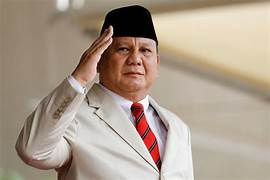
#> input picture 1207070067_Moh Husni Nasrul Haq/prabowo.jpeg, 270 x 180 px
$ python '7.2. HPF.py'   (older library calls are emulated)
#> lines starting #> are read from the running program, lines starting #| are printed output that depends on the picture
import matplotlib.pyplot as plt #mengimport library untuk menghasilkan grafik
import numpy as np #mengimport library numpy untuk array dan matriks
import cv2 #library untuk operasi dalam citra

img = cv2.imread('prabowo.jpeg') #membuka gambar dengan opencv
#> img is the input picture: shape (180, 270, 3); mean B, G, R 140, 155.7, 171.9

# Laplacian
laplacian = cv2.Laplacian(img, cv2.CV_64F)  #Menggunakan operasi Laplace untuk high-pass filtering
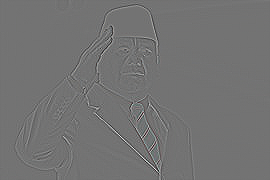
#> laplacian: shape (180, 270, 3) float64; mean B, G, R 0, 0, 0; drawn with min black and max white

# Sobel dengan ukuran kernel 5
sobelx = cv2.Sobel(img, cv2.CV_64F, 1, 0, ksize=7) #Menggunakan opersi Sobel pada sumbu X
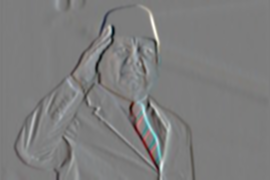
#> sobelx: shape (180, 270, 3) float64; mean B, G, R 396.6, 420.8, 425.7; drawn with min black and max white
sobely = cv2.Sobel(img, cv2.CV_64F, 0, 1, ksize=7) #Menggunakan operasi Sobel pada sumbu Y
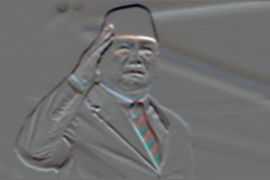
#> sobely: shape (180, 270, 3) float64; mean B, G, R 420.8, 334.2, 234.5; drawn with min black and max white

# Perbesar ukuran hasil plotting
plt.rcParams["figure.figsize"] = (20, 20)

# Menampilkan citra asli
plt.subplot(2, 2, 1) #ngesubplot dengan matriks 2x2 dan tampil di citra grafik1
plt.imshow(img, cmap='gray') #memunculkan hasil citra grayscale
plt.title('Original') #memberi judul
plt.xticks([])  #Menghilangkan sumbu x
plt.yticks([])  #Menghilangkan sumbu y

# Menampilkan hasil Laplacian
plt.subplot(2, 2, 2) #ngesubplot dengan matriks 2x2 dan tampil di citra grafik2
plt.imshow(laplacian, cmap='gray')
plt.title('Laplacian')  # Judul plot
plt.xticks([])  # Menghilangkan sumbu x
plt.yticks([])  # Menghilangkan sumbu y

# Menampilkan hasil Sobel X
plt.subplot(2, 2, 3) #ngesubplot dengan matriks 2x2 dan tampil di citra grafik3
plt.imshow(sobelx, cmap='gray') #memunculkan hasil citra grayscale
plt.title('Sobel X') #memberi judul
plt.xticks([]) #Menghilangkan sumbu x
plt.yticks([]) #Menghilangkan sumbu y

# Menampilkan hasil Sobel Y
plt.subplot(2, 2, 4) #ngesubplot dengan matriks 2x2 dan tampil di citra grafik4
plt.imshow(sobely, cmap='gray') #memunculkan hasil citra grayscale
plt.title('Sobel Y') #memberi judul
plt.xticks([]) #Menghilangkan sumbu x
plt.yticks([]) #Menghilangkan sumbu y

plt.show()#Menampilkan plot
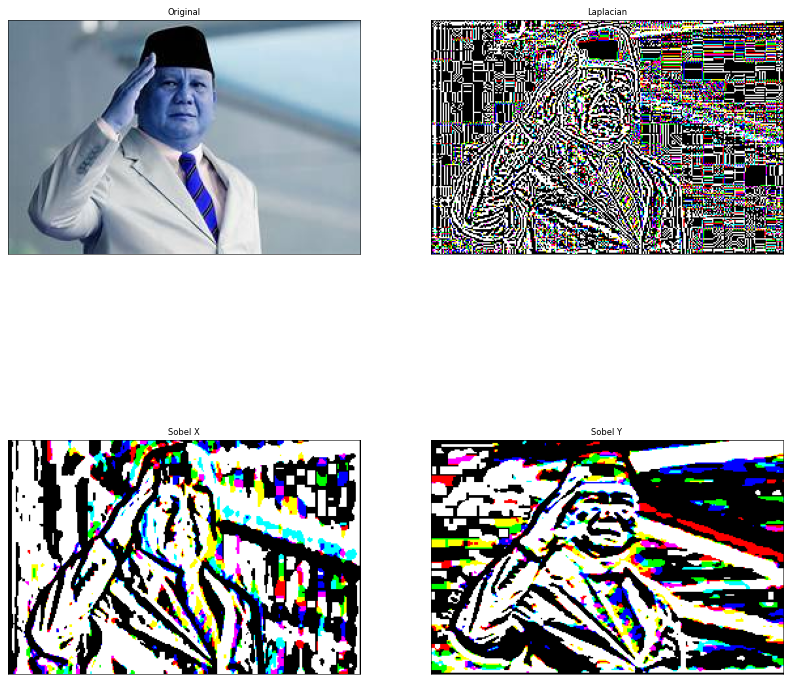
#> figure drawn by matplotlib, 4 panels; B, G, R data is drawn as R, G, B


img = cv2.imread('minion.jpg',0) #Membaca citra sebagai grayscale

edges = cv2.Canny(img,100,200)#Memanggil fungsi Canny Edges dengan argument (citra, nilai_min, nilai_max)

# Menampilkan citra asli
plt.subplot(121)
#> (the run stopped early here; a loop or call above may not have finished)

$ run again, with 1207070067_Moh Husni Nasrul Haq/dpr.jpeg copied over 1207070067_Moh Husni Nasrul Haq/prabowo.jpeg
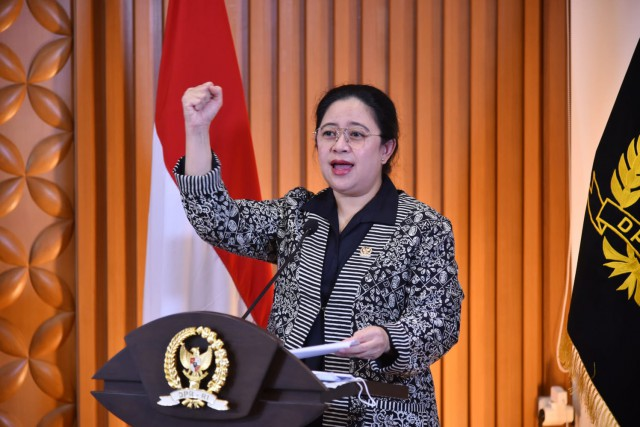
#> input picture 1207070067_Moh Husni Nasrul Haq/dpr.jpeg, 640 x 427 px
#> img is the input picture: shape (427, 640, 3); mean B, G, R 68.1, 89.3, 144.8
#> `sobely = cv2.Sobel(img, cv2.CV_64F, 0, 1, ksize=7)`:
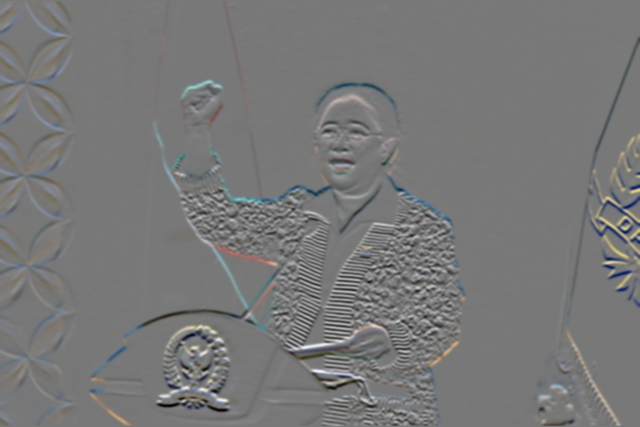
#> sobely: shape (427, 640, 3) float64; mean B, G, R -64.8, -54.7, -164.6; drawn with min black and max white
#> `plt.show()#Menampilkan plot`:
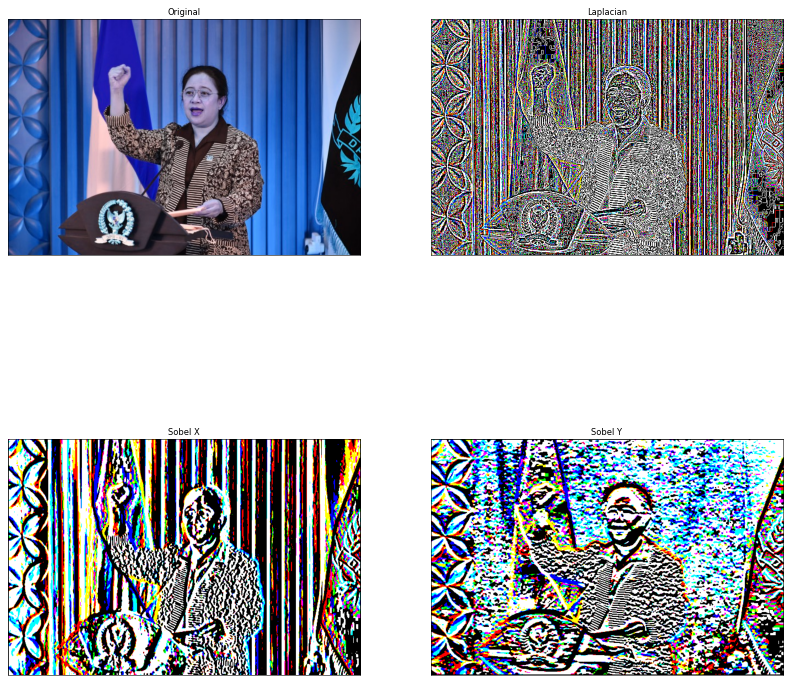
#> figure drawn by matplotlib, 4 panels; B, G, R data is drawn as R, G, B
